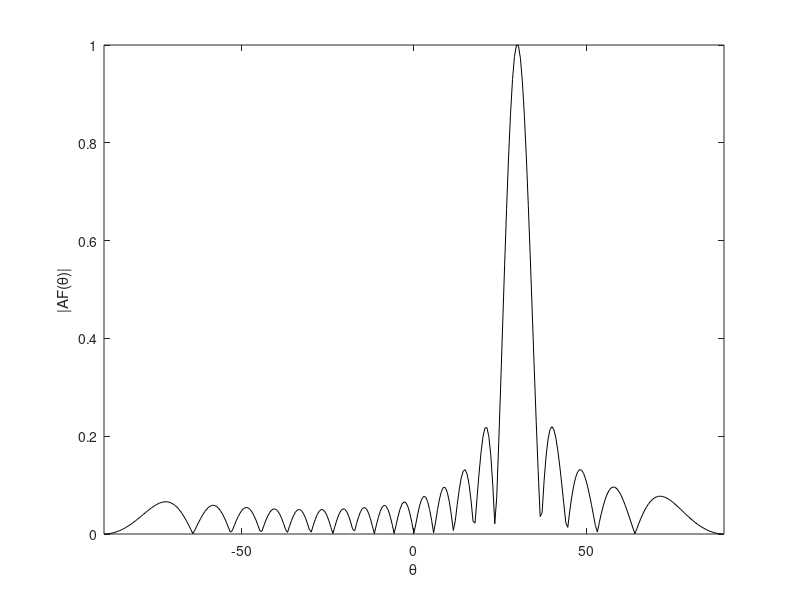

Source code (MATLAB):
%Maximum Likelihood Array Weights 
% example 8.4 
d=0.5; 
N= 20; 
sig2=.001;        % noise variance 
theta=-pi/2:.01:pi/2; 
ang=theta*180/pi; 
th0=30*pi/180;      % receive angle 
 
s=1;                %signal amplitude 
 
a=[]; 
n1=[]; 
n2=[]; 
n=-(N-1)/2:(N-1)/2; 
a=exp(1j*2*pi*n*d*sin(th0));  % array steering vector 
a=a.'; 
Rnn=sig2*eye(N);        % noise correlation matrix        
 
w=inv(Rnn)*a./(a'*inv(Rnn)*a);           % calculated weight vector 
 
for j=1:length(theta) 
    th=theta(j); 
    aa=[exp(1j*2*pi*n*d*sin(th))];   
    y(j)=w'*aa.'; 
end 
figure; 
plot(ang,abs(y)/max(abs(y)),'k') 
axis([-90 90 0 1]) 
xlabel('\theta') 
ylabel('|AF(\theta)|') 
num2str(a,2) 
